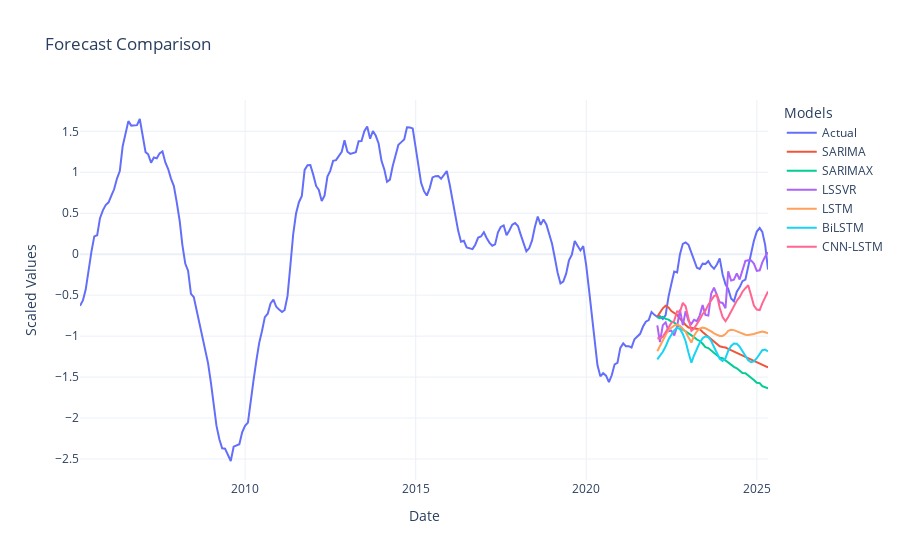

The cell this chart's notebook holds for it:
### Markdown cell above
#### iii. Plots

### Code cell
# Create figure
fig = go.Figure()

# Add actual data
fig.add_trace(go.Scatter(
    x=y2_scaled.index,
    y=y2_scaled,
    mode='lines',
    name='Actual',
    line=dict(width=2)
))

# Add forecasts
fig.add_trace(go.Scatter(x=y2_test_scaled.index, y=sarima_forecast, mode='lines', name='SARIMA'))
fig.add_trace(go.Scatter(x=y2_test_scaled.index, y=sarimax_forecast, mode='lines', name='SARIMAX'))
fig.add_trace(go.Scatter(x=y2_test_scaled.index, y=lssvr_forecast, mode='lines', name='LSSVR'))
fig.add_trace(go.Scatter(x=y2_test_scaled.index, y=lstm_forecast, mode='lines', name='LSTM'))
fig.add_trace(go.Scatter(x=y2_test_scaled.index, y=bilstm_forecast, mode='lines', name='BiLSTM'))
fig.add_trace(go.Scatter(x=y2_test_scaled.index, y=cnnlstm_forecast, mode='lines', name='CNN-LSTM'))

# Update layout
fig.update_layout(
    title='Forecast Comparison',
    xaxis_title='Date',
    yaxis_title='Scaled Values',
    template='plotly_white',
    legend=dict(title='Models')
)

# Show interactive plot
fig.show()
